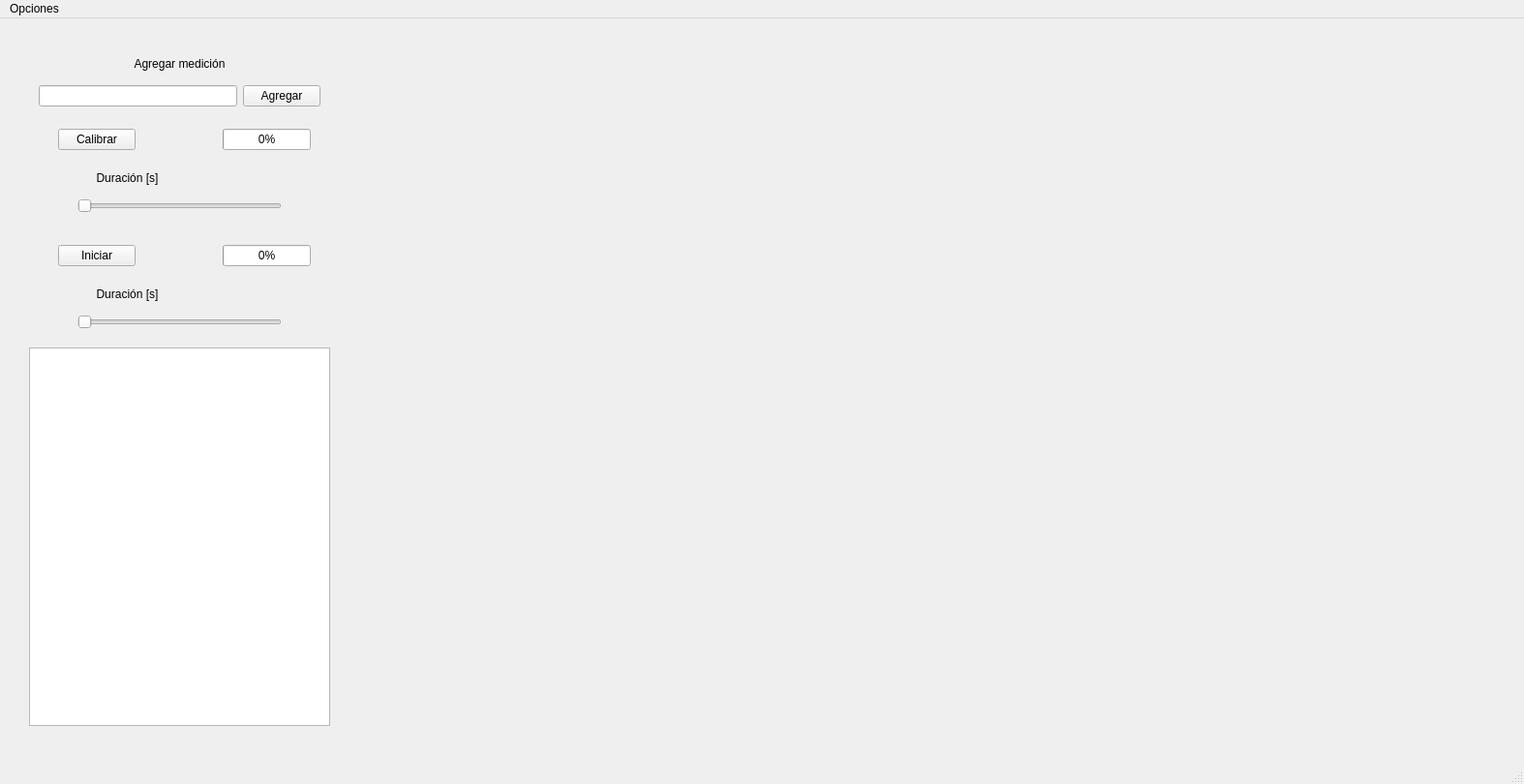
<?xml version="1.0" encoding="UTF-8"?>
<ui version="4.0">
 <class>MainWindow</class>
 <widget class="QMainWindow" name="MainWindow">
  <property name="geometry">
   <rect>
    <x>0</x>
    <y>0</y>
    <width>1574</width>
    <height>810</height>
   </rect>
  </property>
  <property name="windowTitle">
   <string>MainWindow</string>
  </property>
  <property name="toolButtonStyle">
   <enum>Qt::ToolButtonFollowStyle</enum>
  </property>
  <property name="tabShape">
   <enum>QTabWidget::Rounded</enum>
  </property>
  <widget class="QWidget" name="centralwidget">
   <widget class="QWidget" name="gridLayoutWidget">
    <property name="geometry">
     <rect>
      <x>80</x>
      <y>150</y>
      <width>211</width>
      <height>51</height>
     </rect>
    </property>
    <layout class="QGridLayout" name="gridLayout_3">
     <item row="0" column="0">
      <widget class="QLabel" name="Duracion_calibracion">
       <property name="text">
        <string>Duración [s]</string>
       </property>
       <property name="alignment">
        <set>Qt::AlignCenter</set>
       </property>
      </widget>
     </item>
     <item row="0" column="1">
      <widget class="QLabel" name="Label_duracion_calibracion">
       <property name="text">
        <string/>
       </property>
      </widget>
     </item>
     <item row="1" column="0" colspan="2">
      <widget class="QSlider" name="Slider_calibracion">
       <property name="orientation">
        <enum>Qt::Horizontal</enum>
       </property>
      </widget>
     </item>
    </layout>
   </widget>
   <widget class="QWidget" name="gridLayoutWidget_2">
    <property name="geometry">
     <rect>
      <x>80</x>
      <y>270</y>
      <width>211</width>
      <height>51</height>
     </rect>
    </property>
    <layout class="QGridLayout" name="gridLayout_4">
     <item row="1" column="0" colspan="2">
      <widget class="QSlider" name="Slider_iniciar">
       <property name="orientation">
        <enum>Qt::Horizontal</enum>
       </property>
      </widget>
     </item>
     <item row="0" column="0">
      <widget class="QLabel" name="Duracion_calibracion_2">
       <property name="text">
        <string>Duración [s]</string>
       </property>
       <property name="alignment">
        <set>Qt::AlignCenter</set>
       </property>
      </widget>
     </item>
     <item row="0" column="1">
      <widget class="QLabel" name="Label_duracion_iniciar">
       <property name="text">
        <string/>
       </property>
      </widget>
     </item>
    </layout>
   </widget>
   <widget class="MplWidget" name="Figure" native="true">
    <property name="geometry">
     <rect>
      <x>350</x>
      <y>20</y>
      <width>1221</width>
      <height>711</height>
     </rect>
    </property>
   </widget>
   <widget class="QTextBrowser" name="Consola">
    <property name="geometry">
     <rect>
      <x>30</x>
      <y>340</y>
      <width>311</width>
      <height>391</height>
     </rect>
    </property>
    <property name="html">
     <string>&lt;!DOCTYPE HTML PUBLIC &quot;-//W3C//DTD HTML 4.0//EN&quot; &quot;http://www.w3.org/TR/REC-html40/strict.dtd&quot;&gt;
&lt;html&gt;&lt;head&gt;&lt;meta name=&quot;qrichtext&quot; content=&quot;1&quot; /&gt;&lt;style type=&quot;text/css&quot;&gt;
p, li { white-space: pre-wrap; }
&lt;/style&gt;&lt;/head&gt;&lt;body style=&quot; font-family:'MS Shell Dlg 2'; font-size:7.8pt; font-weight:400; font-style:normal;&quot;&gt;
&lt;p align=&quot;center&quot; style=&quot;-qt-paragraph-type:empty; margin-top:0px; margin-bottom:0px; margin-left:0px; margin-right:0px; -qt-block-indent:0; text-indent:0px; font-family:'MS Shell Dlg 2';&quot;&gt;&lt;br /&gt;&lt;/p&gt;&lt;/body&gt;&lt;/html&gt;</string>
    </property>
   </widget>
   <widget class="QWidget" name="layoutWidget">
    <property name="geometry">
     <rect>
      <x>60</x>
      <y>110</y>
      <width>261</width>
      <height>30</height>
     </rect>
    </property>
    <layout class="QHBoxLayout" name="horizontalLayout_2">
     <item>
      <widget class="QPushButton" name="Calibrar">
       <property name="text">
        <string>Calibrar</string>
       </property>
      </widget>
     </item>
     <item>
      <spacer name="horizontalSpacer">
       <property name="orientation">
        <enum>Qt::Horizontal</enum>
       </property>
       <property name="sizeHint" stdset="0">
        <size>
         <width>40</width>
         <height>20</height>
        </size>
       </property>
      </spacer>
     </item>
     <item>
      <widget class="QProgressBar" name="Progreso_Calibrar">
       <property name="enabled">
        <bool>true</bool>
       </property>
       <property name="value">
        <number>0</number>
       </property>
       <property name="textVisible">
        <bool>true</bool>
       </property>
       <property name="invertedAppearance">
        <bool>false</bool>
       </property>
      </widget>
     </item>
    </layout>
   </widget>
   <widget class="QWidget" name="layoutWidget">
    <property name="geometry">
     <rect>
      <x>60</x>
      <y>230</y>
      <width>261</width>
      <height>30</height>
     </rect>
    </property>
    <layout class="QHBoxLayout" name="horizontalLayout">
     <item>
      <widget class="QPushButton" name="Iniciar">
       <property name="text">
        <string>Iniciar</string>
       </property>
      </widget>
     </item>
     <item>
      <spacer name="horizontalSpacer_2">
       <property name="orientation">
        <enum>Qt::Horizontal</enum>
       </property>
       <property name="sizeHint" stdset="0">
        <size>
         <width>40</width>
         <height>20</height>
        </size>
       </property>
      </spacer>
     </item>
     <item>
      <widget class="QProgressBar" name="Progreso_iniciar">
       <property name="enabled">
        <bool>true</bool>
       </property>
       <property name="value">
        <number>0</number>
       </property>
       <property name="textVisible">
        <bool>true</bool>
       </property>
       <property name="invertedAppearance">
        <bool>false</bool>
       </property>
      </widget>
     </item>
    </layout>
   </widget>
   <widget class="QWidget" name="gridLayoutWidget_5">
    <property name="geometry">
     <rect>
      <x>40</x>
      <y>30</y>
      <width>291</width>
      <height>61</height>
     </rect>
    </property>
    <layout class="QGridLayout" name="gridLayout_5">
     <item row="3" column="0">
      <layout class="QHBoxLayout" name="horizontalLayout_5">
       <item>
        <widget class="QLineEdit" name="Nombre_plot"/>
       </item>
       <item>
        <widget class="QPushButton" name="Agregar_plot">
         <property name="text">
          <string>Agregar</string>
         </property>
        </widget>
       </item>
      </layout>
     </item>
     <item row="2" column="0">
      <widget class="QLabel" name="label_7">
       <property name="text">
        <string>Agregar medición</string>
       </property>
       <property name="textFormat">
        <enum>Qt::AutoText</enum>
       </property>
       <property name="alignment">
        <set>Qt::AlignCenter</set>
       </property>
      </widget>
     </item>
    </layout>
   </widget>
  </widget>
  <widget class="QMenuBar" name="menubar">
   <property name="geometry">
    <rect>
     <x>0</x>
     <y>0</y>
     <width>1574</width>
     <height>26</height>
    </rect>
   </property>
   <widget class="QMenu" name="menuOpciones">
    <property name="title">
     <string>Opciones</string>
    </property>
    <addaction name="actionAbrir"/>
    <addaction name="actionGuardar"/>
    <addaction name="actionGuardar_como"/>
   </widget>
   <addaction name="menuOpciones"/>
  </widget>
  <widget class="QStatusBar" name="statusbar"/>
  <action name="actionAbrir">
   <property name="text">
    <string>Abrir</string>
   </property>
  </action>
  <action name="actionGuardar">
   <property name="text">
    <string>Guardar</string>
   </property>
  </action>
  <action name="actionGuardar_como">
   <property name="text">
    <string>Guardar como..</string>
   </property>
  </action>
 </widget>
 <customwidgets>
  <customwidget>
   <class>MplWidget</class>
   <extends>QWidget</extends>
   <header>mplwidget.h</header>
   <container>1</container>
  </customwidget>
 </customwidgets>
 <resources/>
 <connections/>
</ui>
